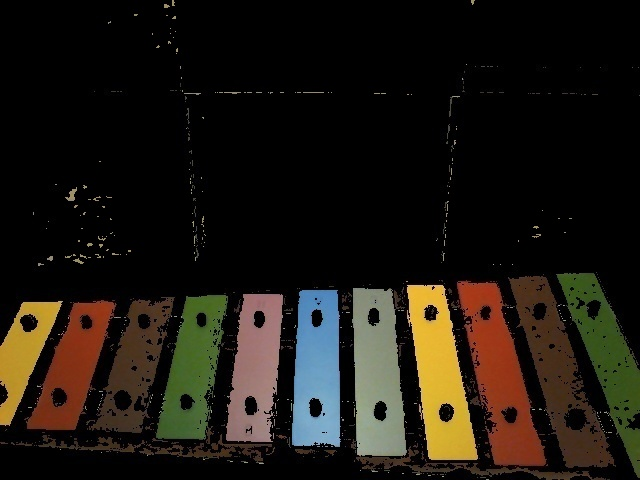
#> input picture Vision_Detection_Part/7.jpg, 640 x 480 px, found by its file name
$ python edge_corner_test1.py
#> lines starting #> are read from the running program, lines starting #| are printed output that depends on the picture; after the words box and inside, x2 and y2 are one past the last pixel; in counts of white or black regions, pixels touching at a corner belong together
# -*- coding: utf-8 -*-
"""
Created on Tue Oct 23 13:05:10 2018

@author: fengh
"""

import cv2
import numpy as np


image = cv2.imread(r'C:\Users\fengh\pythonProject\NAO_Autism_Music_Project\Vision_Detection_Part\7.jpg')
#> image is the input picture: shape (480, 640, 3); mean B, G, R 17.1, 24.5, 29.4


gray = cv2.cvtColor(image, cv2.COLOR_BGR2GRAY)
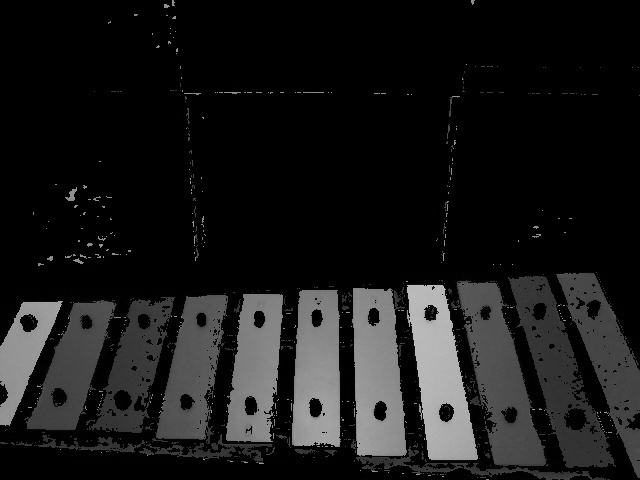
#> gray: shape (480, 640); min 0, max 202, mean 25.1
blurred = gray[270:, :] #cv2.GaussianBlur(gray, (3, 3), 0)
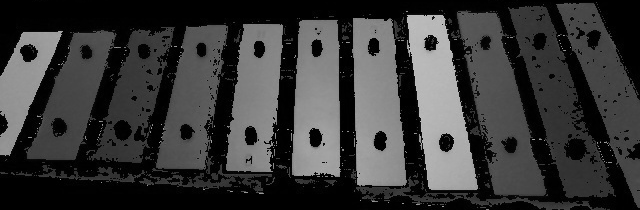
#> blurred: shape (210, 640); min 0, max 202, mean 56.4
# cv2.imshow("image", blurred)
edge = cv2.Canny(blurred, 150, 300)
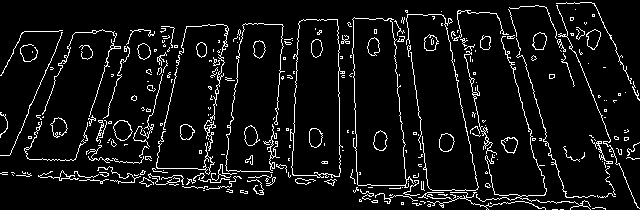
#> edge: shape (210, 640); 7.2% white in thin lines or dots
black = np.zeros((270, 640), dtype = int)
result = np.vstack((black, edge))
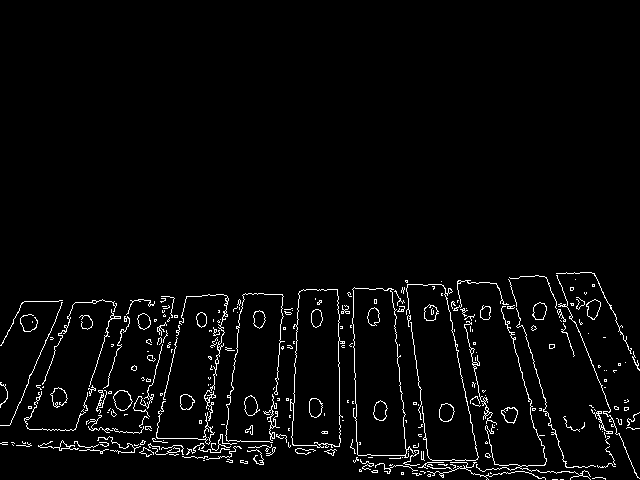
#> result: shape (480, 640) int64; 3.1% white in thin lines or dots, all inside (x1, y1, x2, y2) = (0, 272, 640, 480)
cv2.imshow("image", result)

$ run again, with Vision_Detection_Part/1.jpg copied over Vision_Detection_Part/7.jpg
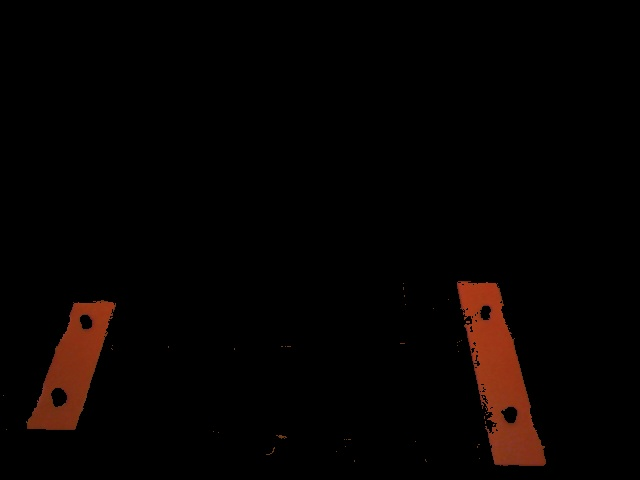
#> input picture Vision_Detection_Part/1.jpg, 640 x 480 px, found by its file name
#> image is the input picture: shape (480, 640, 3); mean B, G, R 1.2, 2.3, 6.1
#> `edge = cv2.Canny(blurred, 150, 300)`:
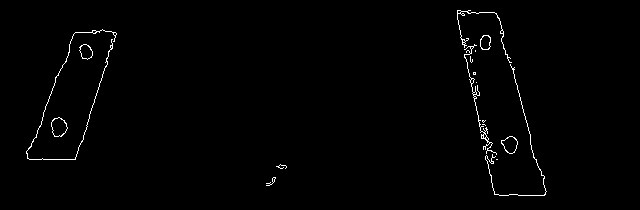
#> edge: shape (210, 640); 1% white in thin lines or dots, all inside (x1, y1, x2, y2) = (26, 10, 547, 196)
#> `result = np.vstack((black, edge))`:
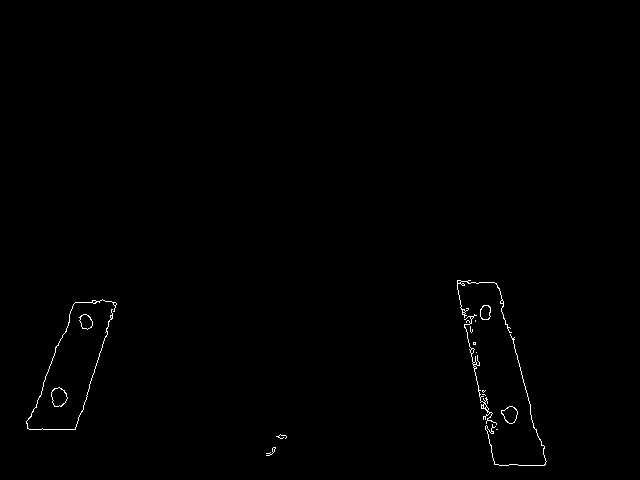
#> result: shape (480, 640) int64; 0.44% white in thin lines or dots, all inside (x1, y1, x2, y2) = (26, 280, 547, 466)
